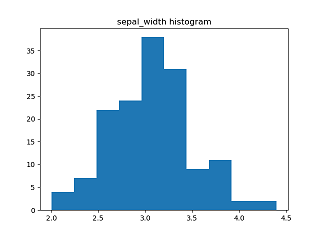

Source code (Python):
# Fiona Nealon, 2018-04-28
# Iris data set analysis
# Create a histogram for sepal width

# Use numpy library to analyse Iris file
import numpy

# Read csv file into python using numpy
data = numpy.genfromtxt('data/iris.csv', delimiter=',')

# Select all values in second column of numpy array
secondcol = data[:,1]

# Use matplotlib & pyplot libraries to plot histogram
import matplotlib.pyplot as pl

# Plot histogram of the second column
pl.hist(secondcol)

# Add title to histogram
pl.title('sepal_width histogram')

# Output the histogram
pl.show()
